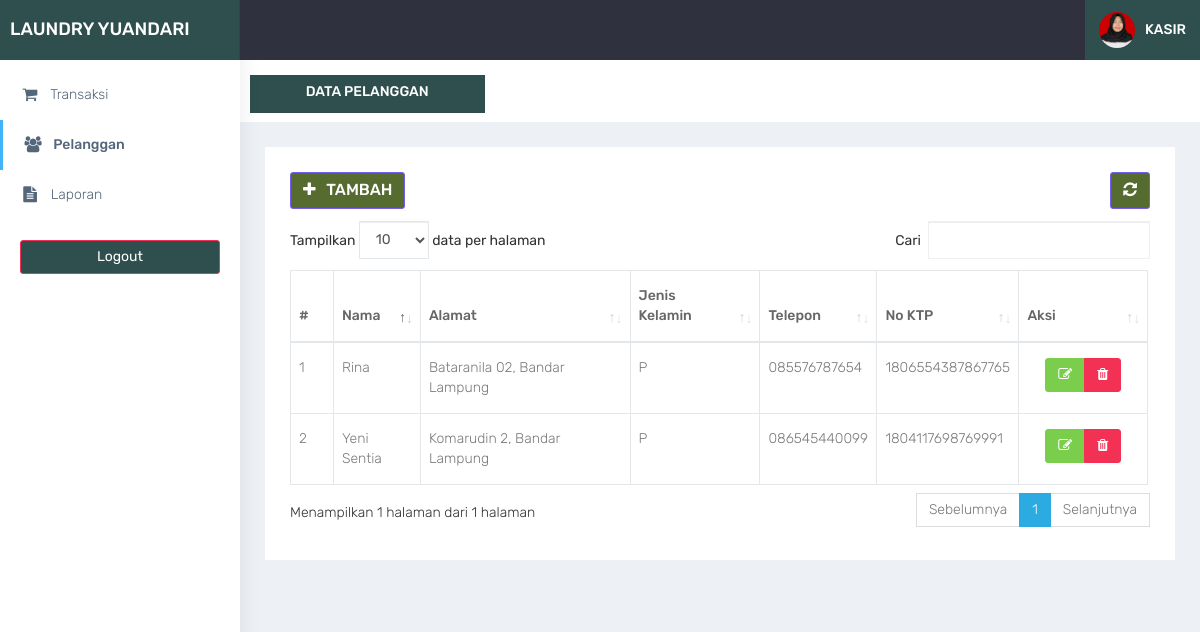
Page /kasir/pelanggan.php (signed in) on the committed database.
### tables this page shows
CREATE TABLE `member` (
  `id_member` int(11) NOT NULL,
  `nama_member` varchar(100) DEFAULT NULL,
  `alamat_member` text DEFAULT NULL,
  `jenis_kelamin` enum('L','P') DEFAULT NULL,
  `telp_member` varchar(15) DEFAULT NULL,
  `no_ktp` varchar(30) DEFAULT NULL
);

### kasir/functions.php (called while the page is built, shortened)
<?php
function ambildata($conn,$query){
    $data = mysqli_query($conn,$query);
    if (mysqli_num_rows($data) > 0) {
        while($row = mysqli_fetch_assoc($data)){
        $hasil[] = $row;
    }
    return $hasil;
    }
}
?>

### kasir/pelanggan.php (the view, shortened to what this page needs)
<?php
require 'functions.php';
require 'layout_header.php';
$query = 'SELECT * FROM member';
$data = ambildata($conn,$query);
?>
<div class="container-fluid">
    <div class="row bg-title">
        <div class="col-lg-3 col-md-4 col-sm-4 col-xs-12" style="background-color:darkslategray;">
            <h4 class="page-title" align="center" style="color:white;">Data Pelanggan</h4>
        </div>
    </div>
    <div class="row">
        <div class="col-md-12 col-lg-12 col-sm-12 col-xs-12">
            <div class="white-box">
                <div class="row">
                    <div class="col-md-6">
                        <a style="background-color:darkolivegreen;" href="pelanggan_tambah.php" class="btn btn-primary box-title"><i class="fa fa-plus fa-fw"></i> Tambah</a>
                    </div>
                    <div class="col-md-6 text-right">
                        <button style="background-color:darkolivegreen;" id="btn-refresh" class="btn btn-primary box-title text-right" title="Refresh Data"><i class="fa fa-refresh" id="ic-refresh"></i></button>
                    </div>
                </div>
                <div class="table-responsive">
                    <table class="table table-bordered thead-dark" id="table">
                        <thead class="thead-dark">
                            <tr>
                                <th width="5%">#</th>
                                <th>Nama</th>
                                <th>Alamat</th>
                                <th>Jenis Kelamin</th>
                                <th>Telepon</th>
                                <th>No KTP</th>
                                <th width="15%">Aksi</th>
                            </tr>
                        </thead>
                        <tbody>
                            <?php foreach($data as $member): ?>
                                <tr>
                                    <td></td>
                                    <td><?= $member['nama_member'] ?></td>
                                    <td><?= $member['alamat_member'] ?></td>
                                    <td><?= $member['jenis_kelamin'] ?></td>
                                    <td><?= $member['telp_member'] ?></td>
                                    <td><?= $member['no_ktp'] ?></td>
                                    <td align="center">
                                        <div class="btn-group" role="group" aria-label="Basic example">
                                          <a href="pelanggan_edit.php?id=<?= $member['id_member']; ?>" data-toggle="tooltip" data-placement="bottom" title="Edit" class="btn btn-success"><i class="fa fa-edit"></i></a>
                                          <a href="pengguna_hapus.php?id=<?= $member['id_member']; ?>" onclick="return confirm('Yakin hapus data ? ');" data-toggle="tooltip" data-placement="bottom" title="Hapus" class="btn btn-danger"><i class="fa fa-trash"></i></a>
                                        </div>
                                    </td>
                                </tr>
                            <?php endforeach; ?>
                        </tbody>
                    </table>
                </div>
            </div>
        </div>
    </div>
</div>
<?php
require'layout_footer.php';

### assets/css/colors/default.css (style rules this page uses)
body { background: #fff; }

### rows in the picture
member: nama_member "Yeni Sentia", alamat_member "Komarudin 2, Bandar Lampung", jenis_kelamin "P", telp_member "086545440099", no_ktp "1804117698769991"
member: nama_member "Rina", alamat_member "Bataranila 02, Bandar Lampung", jenis_kelamin "P", telp_member "085576787654", no_ktp "1806554387867765"
